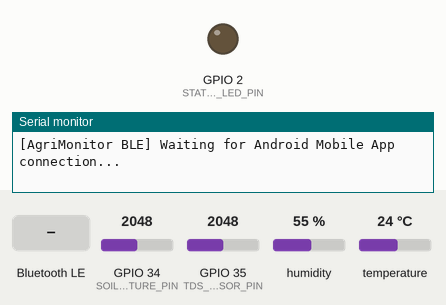
Recording of a sketch running on a simulated ESP32. On the bench: output pins drawn as LEDs (lit = HIGH), the last lines printed to the serial monitor. Inputs (shaded band) come from the test bench; at power-on: GPIO 34 (SOIL_MOISTURE_PIN) = 2048, GPIO 35 (TDS_SENSOR_PIN) = 2048, humidity 55 %, temperature 24 °C (analog values on the 0–4095 scale). Nothing arrives over Bluetooth unless stated; a phone connects over Bluetooth LE 3 s after start.

Above: at 1.7 s.
1.8 s: Bluetooth LE write "1" received
At 4.6 s:
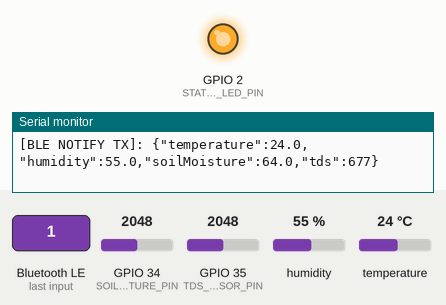
Timing chart, 0 to 6.1 s (numbered marks = the images above; inputs shaded):
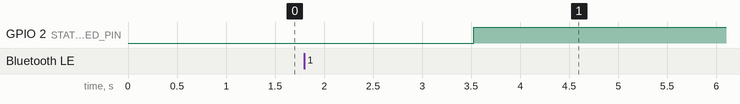

The sketch:

AgriMonitor_ESP32.ino
```cpp
/*
 * ============================================================================
 * AGRIMONITOR ESP32 BLE FIRMWARE (Phase 2 — Real Sensors + Live Telemetry)
 * ============================================================================
 * Target Board: ESP32 DevKit V1
 * Architecture: ESP32 (DHT11 + Soil Moisture + TDS) -> BLE GATT -> Android App
 *
 * ----------------------------------------------------------------------------
 * HARDWARE PIN ASSIGNMENTS & WIRING (CONFIGURABLE SECTION)
 * ----------------------------------------------------------------------------
 * 1. DHT11 (Ambient Temperature & Relative Humidity Sensor)
 *    - DATA Pin -> GPIO 4
 *    - VCC      -> 3.3V
 *    - GND      -> GND
 *    - (Note: 10k pull-up resistor between DATA and VCC recommended if bare sensor)
 *
 * 2. Soil Moisture Sensor (Analog / Capacitive or Resistive)
 *    - AOUT Pin -> GPIO 34 (ADC1_CH6, input only)
 *    - VCC      -> 3.3V
 *    - GND      -> GND
 *
 * 3. Analog TDS Meter Sensor (Total Dissolved Solids / Mineral Conductivity)
 *    - AOUT Pin -> GPIO 35 (ADC1_CH7, input only)
 *    - VCC      -> 3.3V
 *    - GND      -> GND
 *
 * 4. Status Indicator LED
 *    - Anode    -> GPIO 2 (ESP32 Built-in Blue LED)
 * ----------------------------------------------------------------------------
 *
 * BLE GATT SERVER SPECIFICATION:
 * ----------------------------------------------------------------------------
 * Advertised Name: AgriMonitor-ESP32
 * Service UUID:    189a0001-e200-4424-9b55-d142d7c50a12
 * Data Char UUID:   189a0002-e200-4424-9b55-d142d7c50a12 (READ | NOTIFY)
 * Control Char UUID: 189a0003-e200-4424-9b55-d142d7c50a12 (WRITE)
 * ============================================================================
 */

#include <Wire.h>
#include <DHT.h>
#include <BLEDevice.h>
#include <BLEServer.h>
#include <BLEUtils.h>
#include <BLE2902.h>

// ============================================================================
// HARDWARE PIN DEFINITIONS
// ============================================================================
#define DHT_PIN 4
#define DHT_TYPE DHT11

#define SOIL_MOISTURE_PIN 34
#define TDS_SENSOR_PIN 35
#define STATUS_LED_PIN 2

// ============================================================================
// BLE GATT UUID DEFINITIONS
// ============================================================================
#define BLE_DEVICE_NAME "AgriMonitor-ESP32"
#define SERVICE_UUID "189a0001-e200-4424-9b55-d142d7c50a12"
#define DATA_CHARACTERISTIC_UUID "189a0002-e200-4424-9b55-d142d7c50a12"
#define CONTROL_CHARACTERISTIC_UUID "189a0003-e200-4424-9b55-d142d7c50a12"

// ============================================================================
// SENSOR CALIBRATION & TIMING PARAMETERS
// ============================================================================
const unsigned long SAMPLING_INTERVAL_MS = 2000;
const float VREF = 3.3; // ESP32 ADC reference voltage

// Soil Moisture ADC Calibration constants:
// In dry air / dry soil: High ADC value (~3200)
// In water / saturated soil: Low ADC value (~1400)
// NOTE: Adjust based on your specific capacitive/resistive probe.
const int SOIL_DRY_ADC = 3200;
const int SOIL_WET_ADC = 1400;

// Initialize DHT11
DHT dhtSensor(DHT_PIN, DHT_TYPE);

// BLE Server Objects
BLEServer* pServer = nullptr;
BLECharacteristic* pDataCharacteristic = nullptr;
BLECharacteristic* pControlCharacteristic = nullptr;
bool deviceConnected = false;
bool oldDeviceConnected = false;

// Telemetry State (Initialized with baseline valid readings)
float currentTemperature = 25.0;
float currentHumidity = 60.0;
float currentSoilMoisture = 50.0;
int currentTds = 500;
unsigned long lastSampleTime = 0;

// ============================================================================
// BLE SERVER CALLBACKS
// ============================================================================
class AgriServerCallbacks : public BLEServerCallbacks {
  void onConnect(BLEServer* pServer) {
    deviceConnected = true;
    digitalWrite(STATUS_LED_PIN, HIGH);
    Serial.println("\n[AgriMonitor BLE] >>> Android client connected!");
  }

  void onDisconnect(BLEServer* pServer) {
    deviceConnected = false;
    digitalWrite(STATUS_LED_PIN, LOW);
    Serial.println("\n[AgriMonitor BLE] <<< Android client disconnected. Advertising restarted.");
  }
};

class AgriControlCallbacks : public BLECharacteristicCallbacks {
  void onWrite(BLECharacteristic* pCharacteristic) {
    String rxValue = pCharacteristic->getValue().c_str();
    if (rxValue.length() > 0) {
      Serial.print("[AgriMonitor Control RX]: ");
      Serial.println(rxValue);
    }
  }
};

// ============================================================================
// SENSOR READING & CALIBRATION FUNCTIONS
// ============================================================================

/**
 * Read DHT11 Temperature and Humidity with error handling
 */
void readDhtSensor() {
  float t = dhtSensor.readTemperature();
  float h = dhtSensor.readHumidity();

  if (isnan(t) || isnan(h)) {
    Serial.println("[DHT11 WARNING]: Sensor read failure. Retaining last known valid reading.");
  } else {
    // Validate reasonable environmental bounds (-40 to 80°C, 0 to 100%)
    if (t >= -40.0 && t <= 80.0) currentTemperature = t;
    if (h >= 0.0 && h <= 100.0) currentHumidity = h;
  }
}

/**
 * Read Soil Moisture sensor (Analog) and map calibrated 0-100%
 */
float readSoilMoistureSensor() {
  int rawAdc = analogRead(SOIL_MOISTURE_PIN);

  // Constrain within calibration bounds
  int constrainedAdc = constrain(rawAdc, SOIL_WET_ADC, SOIL_DRY_ADC);

  // Inverse mapping: Dry ADC -> 0%, Wet ADC -> 100%
  float percentage = map(constrainedAdc, SOIL_DRY_ADC, SOIL_WET_ADC, 0, 100);

  // Clamp 0% <= soilMoisture <= 100%
  if (percentage < 0.0) percentage = 0.0;
  if (percentage > 100.0) percentage = 100.0;

  Serial.printf("[Soil] Raw ADC: %d | Moisture: %.1f %%\n", rawAdc, percentage);
  return percentage;
}

/**
 * Read Analog TDS Sensor with temperature compensation
 *
 * NOTE ON LIMITATION:
 * Atmospheric temperature from DHT11 is used here as an approximation
 * for the solution temperature compensation. Atmospheric temp is not
 * identical to liquid temp, but provides reasonable baseline compensation.
 */
int readTdsSensor(float tempC) {
  int rawAdc = analogRead(TDS_SENSOR_PIN);
  float voltage = (rawAdc / 4095.0) * VREF;

  // Temperature compensation formula (standard 2% per °C above/below 25°C)
  float tempCoefficient = 1.0 + 0.02 * (tempC - 25.0);
  if (tempCoefficient <= 0.1) tempCoefficient = 0.1;
  float compensationVoltage = voltage / tempCoefficient;

  // Standard analog TDS meter conversion polynomial
  float tdsValue = (133.42 * pow(compensationVoltage, 3)
                  - 255.86 * pow(compensationVoltage, 2)
                  + 857.39 * compensationVoltage) * 0.5;

  // Clamp 0 to 5000 ppm
  int clampedTds = constrain((int)tdsValue, 0, 5000);

  Serial.printf("[TDS] Raw ADC: %d | Voltage: %.2f V | Comp. TDS: %d ppm\n", rawAdc, voltage, clampedTds);
  return clampedTds;
}

/**
 * Construct and transmit validated JSON telemetry packet over BLE
 */
void sendBleTelemetry() {
  if (!deviceConnected || pDataCharacteristic == nullptr) {
    return;
  }

  // Construct compact JSON payload
  String jsonPayload = "{";
  jsonPayload += "\"temperature\":" + String(currentTemperature, 1) + ",";
  jsonPayload += "\"humidity\":" + String(currentHumidity, 1) + ",";
  jsonPayload += "\"soilMoisture\":" + String(currentSoilMoisture, 1) + ",";
  jsonPayload += "\"tds\":" + String(currentTds);
  jsonPayload += "}";

  pDataCharacteristic->setValue(jsonPayload.c_str());
  pDataCharacteristic->notify();

  Serial.print("[BLE NOTIFY TX]: ");
  Serial.println(jsonPayload);
}

// ============================================================================
// ARDUINO SETUP
// ============================================================================
void setup() {
  Serial.begin(115200);
  delay(500);

  pinMode(STATUS_LED_PIN, OUTPUT);
  digitalWrite(STATUS_LED_PIN, LOW);

  // Set ADC resolution to 12-bit (0 - 4095)
  analogReadResolution(12);

  // Initialize DHT11 sensor
  dhtSensor.begin();

  Serial.println("\n========================================================");
  Serial.println("  AGRIMONITOR ESP32 AGRICULTURE NODE — STARTUP");
  Serial.println("========================================================");
  Serial.println("Pin Assignments:");
  Serial.printf("  - DHT11 Data Pin:       GPIO %d\n", DHT_PIN);
  Serial.printf("  - Soil Moisture Pin:    GPIO %d\n", SOIL_MOISTURE_PIN);
  Serial.printf("  - TDS Sensor Pin:       GPIO %d\n", TDS_SENSOR_PIN);
  Serial.printf("  - Status LED Pin:       GPIO %d\n", STATUS_LED_PIN);
  Serial.println("--------------------------------------------------------");

  // Initialize BLE Device
  BLEDevice::init(BLE_DEVICE_NAME);
  pServer = BLEDevice::createServer();
  pServer->setCallbacks(new AgriServerCallbacks());

  // Create Primary GATT Service
  BLEService* pService = pServer->createService(SERVICE_UUID);

  // Create Data Telemetry Characteristic
  pDataCharacteristic = pService->createCharacteristic(
    DATA_CHARACTERISTIC_UUID,
    BLECharacteristic::PROPERTY_READ | BLECharacteristic::PROPERTY_NOTIFY
  );
  pDataCharacteristic->addDescriptor(new BLE2902());

  // Create Control Characteristic
  pControlCharacteristic = pService->createCharacteristic(
    CONTROL_CHARACTERISTIC_UUID,
    BLECharacteristic::PROPERTY_WRITE
  );
  pControlCharacteristic->setCallbacks(new AgriControlCallbacks());

  pService->start();

  // Start BLE Advertising
  BLEAdvertising* pAdvertising = BLEDevice::getAdvertising();
  pAdvertising->addServiceUUID(SERVICE_UUID);
  pAdvertising->setScanResponse(true);
  pAdvertising->setMinPreferred(0x06);
  pAdvertising->setMinPreferred(0x12);
  BLEDevice::startAdvertising();

  Serial.println("[AgriMonitor BLE] BLE GATT Server active & advertising.");
  Serial.println("[AgriMonitor BLE] Advertised Device Name: " BLE_DEVICE_NAME);
  Serial.println("[AgriMonitor BLE] Waiting for Android Mobile App connection...\n");
}

// ============================================================================
// MAIN LOOP (NON-BLOCKING SAMPLING)
// ============================================================================
void loop() {
  unsigned long now = millis();

  if (now - lastSampleTime >= SAMPLING_INTERVAL_MS) {
    lastSampleTime = now;

    // 1. Read DHT11
    readDhtSensor();

    // 2. Read Soil Moisture (Analog)
    currentSoilMoisture = readSoilMoistureSensor();

    // 3. Read TDS Sensor (Analog with temperature compensation)
    currentTds = readTdsSensor(currentTemperature);

    // 4. Print structured Serial debugging log
    Serial.printf("[SENSORS] Temp: %.1f °C | Humidity: %.1f %% | Soil: %.1f %% | TDS: %d ppm\n",
                  currentTemperature, currentHumidity, currentSoilMoisture, currentTds);

    // 5. Transmit telemetry if BLE client connected
    if (deviceConnected) {
      sendBleTelemetry();
    }
  }

  // Handle re-advertising on disconnect
  if (!deviceConnected && oldDeviceConnected) {
    delay(500);
    pServer->startAdvertising();
    Serial.println("[AgriMonitor BLE] Re-started advertising after disconnect.");
    oldDeviceConnected = deviceConnected;
  }
  if (deviceConnected && !oldDeviceConnected) {
    oldDeviceConnected = deviceConnected;
  }
}
```
